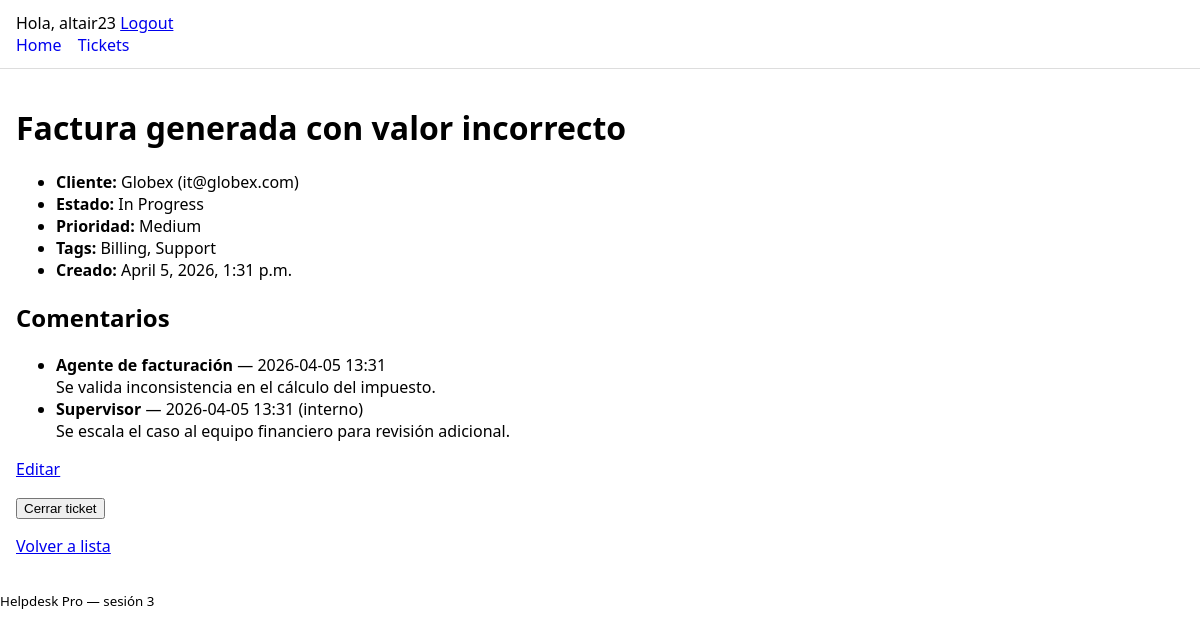
/tickets/4/ (signed in), run on the app's committed database.
### helpdesk/models.py (models this page shows, shortened)
class Ticket(models.Model):
    class Status(models.TextChoices):
        OPEN = "open", "Open"
        IN_PROGRESS = "in_progress", "In Progress"
        CLOSED = "closed", "Closed"
    class Priority(models.IntegerChoices):
        LOW = 1, "Low"
        MEDIUM = 2, "Medium"
        HIGH = 3, "High"
    title = models.CharField(max_length=200)
    customer = models.ForeignKey(Customer, on_delete=models.PROTECT, related_name="tickets")
    status = models.CharField(max_length=20, choices=Status.choices, default=Status.OPEN, db_index=True)
    priority = models.IntegerField(choices=Priority.choices, default=Priority.MEDIUM, db_index=True)
    tags = models.ManyToManyField(Tag, related_name="tickets", blank=True)
    created_at = models.DateTimeField(auto_now_add=True)
    objects = TicketQuerySet.as_manager()
    class Meta:
        ordering = ["-created_at", "-id"]
        constraints = [
            models.CheckConstraint(
                condition=~Q(title=""),
                name="ticket_title_not_empty",
            )
        ]
        indexes = [
            models.Index(fields=["status", "priority"], name="ticket_status_priority_idx"),
            models.Index(fields=["customer", "created_at"], name="ticket_customer_created_idx"),
        ]

class Customer(models.Model):
    name = models.CharField(max_length=120)
    email = models.EmailField(unique=True)
    class Meta:
        ordering = ["name"]

class Tag(models.Model):
    name = models.CharField(max_length=50, unique=True)
    slug = models.SlugField(max_length=60, unique=True)
    class Meta:
        ordering = ["name"]

class Comment(models.Model):
    ticket = models.ForeignKey(Ticket, on_delete=models.CASCADE, related_name="comments")
    author_name = models.CharField(max_length=120)
    body = models.TextField()
    is_internal = models.BooleanField(default=False)
    created_at = models.DateTimeField(auto_now_add=True)
    class Meta:
        ordering = ["created_at", "id"]
        indexes = [
            models.Index(fields=["ticket", "created_at"], name="comment_ticket_created_idx"),
        ]

### helpdesk/views.py (the view)
# urls.py: path("tickets/<int:pk>/", views.TicketDetailView.as_view(), name="ticket_detail"),
class TicketDetailView(LoginRequiredMixin, DetailView):
    model = Ticket
    template_name = "helpdesk/ticket_detail.html"
    context_object_name = "ticket"
    def get_queryset(self):
        return Ticket.objects.select_related("customer").prefetch_related("tags", "comments")
    def get_context_data(self, **kwargs):
        context = super().get_context_data(**kwargs)
        context["can_close_ticket"] = (
            self.request.user.is_staff and self.object.status != Ticket.Status.CLOSED
        )
        return context

### helpdesk/templates/helpdesk/ticket_detail.html (shortened to what this page needs)
{% extends "base.html" %}
{% block content %}
  <h1>{{ ticket.title }}</h1>
  <ul>
    <li><b>Cliente:</b> {{ ticket.customer.name }} ({{ ticket.customer.email }})</li>
    <li><b>Estado:</b> {{ ticket.get_status_display }}</li>
    <li><b>Prioridad:</b> {{ ticket.get_priority_display }}</li>
    <li><b>Tags:</b>
      {% for tag in ticket.tags.all %}
        {{ tag.name }}{% if not forloop.last %}, {% endif %}
      {% empty %}
        —
      {% endfor %}
    </li>
    <li><b>Creado:</b> {{ ticket.created_at }}</li>
  </ul>
  <h2>Comentarios</h2>
  <ul>
    {% for comment in ticket.comments.all %}
      <li>
        <b>{{ comment.author_name }}</b> — {{ comment.created_at|date:"Y-m-d H:i" }}
        {% if comment.is_internal %}(interno){% endif %}
        <br>
        {{ comment.body }}
      </li>
    {% empty %}
      <li>Este ticket todavía no tiene comentarios.</li>
    {% endfor %}
  </ul>
  <p>
    <a href="{% url 'ticket_update' ticket.pk %}">Editar</a>
  </p>
  {% if can_close_ticket %}
    <form method="post" action="{% url 'ticket_close' ticket.pk %}">
      <button type="submit">Cerrar ticket</button>
    </form>
  {% endif %}
  <p><a href="{% url 'ticket_list' %}">Volver a lista</a></p>
{% endblock %}

### core/templates/base.html (shortened to what this page needs)
{% load static %}
<!doctype html>
<html lang="es">
  <head>
    <link rel="stylesheet" href="{% static 'css/app.css' %}">
  </head>
  <body>
    <header class="site-header">
      {% if user.is_authenticated %}
        <span>Hola, {{ user.username }}</span>
        <a href="{% url 'logout' %}">Logout</a>
      {% else %}
        <a href="{% url 'login' %}">Login</a>
      {% endif %}
      <nav class="nav">
        <a href="{% url 'home' %}">Home</a>
        <a href="{% url 'ticket_list' %}">Tickets</a>
      </nav>
    </header>
    <main class="container">
      {% block content %}{% endblock %}
    </main>
    <footer class="site-footer">
      <small>Helpdesk Pro — sesión 3</small>
    </footer>
  </body>
</html>

### core/static/css/app.css (style rules this page uses)
body { font-family: system-ui, Arial, sans-serif; margin: 0; }
.site-header { padding: 12px 16px; border-bottom: 1px solid #ddd; }
.nav a { margin-right: 12px; text-decoration: none; }
.container { padding: 16px; max-width: 900px; }

### data on the page
Ticket: title "Factura generada con valor incorrecto", customer.name "Globex", customer.email "it@globex.com", status "In Progress", priority "Medium", created_at "April 5, 2026, 1:31 p.m."
Tag: name "Billing"
Tag: name "Support"
Comment: author_name "Agente de facturación", created_at "2026-04-05 13:31", body "Se valida inconsistencia en el cálculo del impuesto."
Comment: author_name "Supervisor", created_at "2026-04-05 13:31", is_internal "(interno)", body "Se escala el caso al equipo financiero para revisión adicional."

### other printed values
{{ user.username }} "altair23"
